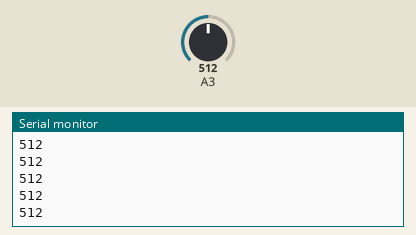
Recording of a sketch running on a simulated Arduino Uno, built with avr-gcc and run on an emulated ATmega328P. On the bench: the last lines printed to the serial monitor. Inputs (shaded band) come from the test bench; at power-on: A3 = 512.

Above: at 1.2 s.
1.3 s: A3 set to 716
At 1.31 s:
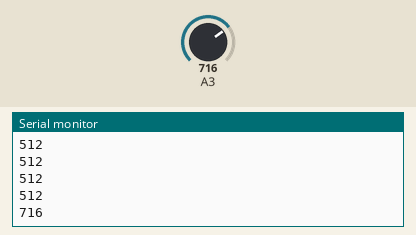
2.8 s: A3 set to 900
At 2.81 s:
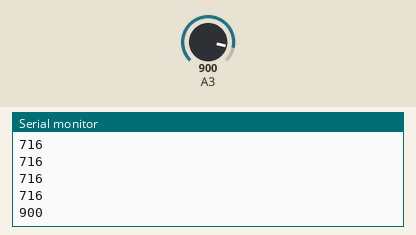
Timing chart, 0 to 5.8 s (numbered marks = the images above; inputs shaded):
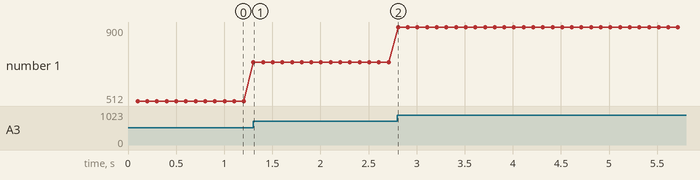

The sketch:

AutoInject_test.ino
```cpp
void setup()
{
 Serial.begin(9600);

}
void loop(){
  delay(100);

  Serial.println(analogRead(3));
}
```

Measured:
- after the input at 1.3 s, the serial monitor: prints a new line at once (image 1)
- after the input at 2.8 s, the serial monitor: prints a new line at once (image 2)
- plotted number 1: 512 → 716 after the input at 1.3 s, 716 → 900 after the input at 2.8 s
